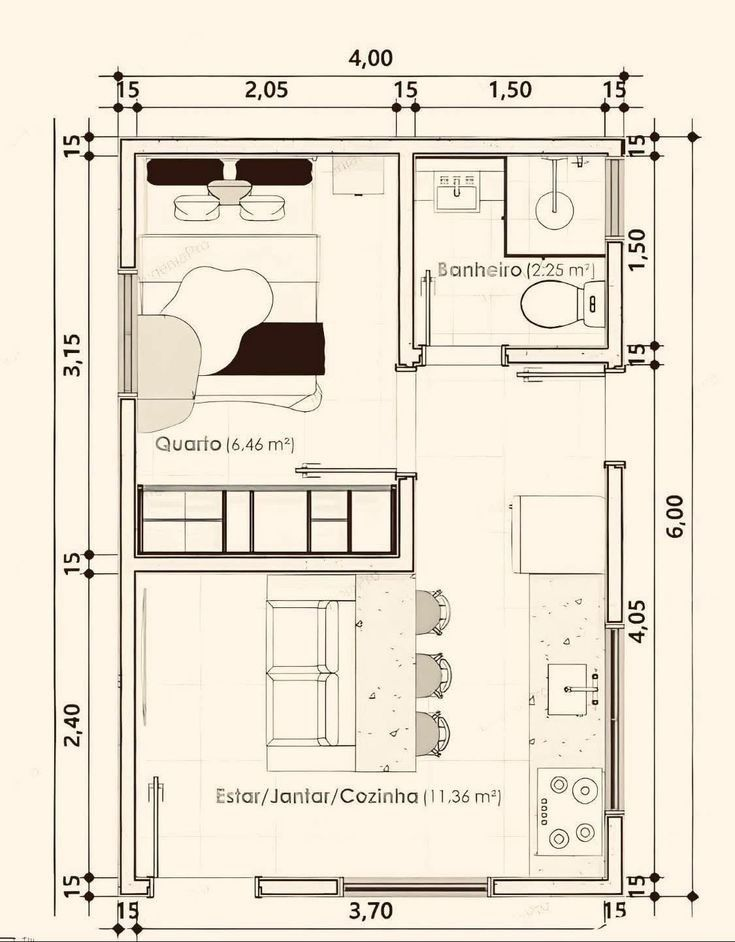
#> input picture assets/architecture-references/house/unverified/user-drive-20261125-01.jpg, 735 x 942 px, found by its file name; its folder holds 4 pictures in this run
$ python bench_both.py
#> lines starting #> are read from the running program, lines starting #| are printed output that depends on the picture; after the words box and inside, x2 and y2 are one past the last pixel; in counts of white or black regions, pixels touching at a corner belong together
### research/calcopy-v2/bench_common.py
import cv2,numpy as np,glob
BASE='/home/claude/blackline-cad/assets/architecture-references/house/unverified/user-drive-20261125-'
def load(k):
#> called with k = '01'
    im=cv2.imread(BASE+k+'.jpg');return im
#> in load, im is the input picture: shape (942, 735, 3); mean B, G, R 213.6, 228.6, 237.2
# [8 lines left out: function sheet, not called in this run]
KEYS=['%02d'%i for i in range(1,19)]

### research/calcopy-v2/walls_v2.py
"""CALCOPY v2 wall detector: raster -> axis-aligned wall centerlines with real thickness (px)."""
import cv2,numpy as np,math
def _ink(im,paper,f):
    hsv=cv2.cvtColor(im,cv2.COLOR_BGR2HSV);g=cv2.cvtColor(im,cv2.COLOR_BGR2GRAY)
    return ((g<paper*f)&(hsv[...,1]<90)).astype(np.uint8),g
def stroke_width(ink):
    d=cv2.distanceTransform(ink,cv2.DIST_L2,3)
    ridge=(d>=cv2.dilate(d,np.ones((3,3)))-1e-6)&(d>0)
    h=np.bincount(np.round(2*d[ridge]).astype(int),minlength=120)[:120].astype(float)
    score=h*np.arange(120);score[:6]=0
    i=int(np.argmax(score))
    if h[i]<120:return None
    return min(j for j in range(6,120) if score[j]>=.35*score[i])
def solid(im,paper):
    best=None
    for f in (.62,.82):
        ink,g=_ink(im,paper,f);T=stroke_width(ink)
        if not T:continue
        k=max(3,int(round(T*.32)))
        m=cv2.morphologyEx(ink,cv2.MORPH_OPEN,cv2.getStructuringElement(cv2.MORPH_RECT,(k,k)))
        # Remove broad filled areas (shaded rooms, cores): walls are narrow bands.
        K=int(max(3*T,.045*max(m.shape)))|1
        blob=cv2.morphologyEx(m,cv2.MORPH_OPEN,cv2.getStructuringElement(cv2.MORPH_RECT,(K,K)))
        m=m&(1-cv2.dilate(blob,np.ones((5,5),np.uint8)))
        best=(m,T) if best is None else (best[0]|m,min(best[1],T))
    return best if best else (None,None)
# [26 lines left out: functions hollow, network, not called in this run]
def runs(mask,T,vertical):
    src=mask.T if vertical else mask
    L=max(int(T*1.5),6)
    m=cv2.morphologyEx(src,cv2.MORPH_OPEN,np.ones((1,L),np.uint8))
    n,lab,st,_=cv2.connectedComponentsWithStats(m,connectivity=4)
    out=[]
    for i in range(1,n):
        x,y,w,h,a=st[i]
        if w<L:continue
        sub=(lab[y:y+h,x:x+w]==i)
        cols=sub.sum(0).astype(float)
        top=np.argmax(sub,0);bot=h-1-np.argmax(sub[::-1],0)
        # split where thickness changes strongly
        start=0
        for j in range(1,w+1):
            if j==w or abs(cols[j]-cols[start])>max(2,.35*cols[start]):
                if j-start>=L:
                    t=float(np.median(cols[start:j]));c=y+float(np.median((top[start:j]+bot[start:j])/2))
                    out.append(dict(v=vertical,c=c,lo=float(x+start),hi=float(x+j-1),t=t))
                start=j
    return out
def merge(segs,T):
    """Merge only overlapping or raster-adjacent runs of comparable width."""
    res=[]
    for s in sorted(segs,key=lambda s:(s['v'],s['c'],s['lo'])):
        for r in res:
            narrow=min(r['t'],s['t'])
            gap=max(s['lo'],r['lo'])-min(s['hi'],r['hi'])
            if (r['v']==s['v'] and abs(r['c']-s['c'])<=max(1,.18*narrow)
                and abs(r['t']-s['t'])<=max(1,.15*narrow) and gap<=1):
                a=max(1,r['hi']-r['lo']);b=max(1,s['hi']-s['lo'])
                r['c']=(r['c']*a+s['c']*b)/(a+b)
                r['t']=(r['t']*a+s['t']*b)/(a+b)
                r['lo']=min(r['lo'],s['lo']);r['hi']=max(r['hi'],s['hi'])
                break
        else:res.append(dict(s))
    return res
def pair_outlines(segs,T):
    """Two parallel outline strokes with an empty core form one hollow wall."""
    used=set();out=[]
    order=sorted(range(len(segs)),key=lambda i:-(segs[i]['hi']-segs[i]['lo']))
    for i in order:
        if i in used:continue
        s=segs[i];best=None
        for j in order:
            if j==i or j in used:continue
            o=segs[j]
            if o['v']!=s['v']:continue
            gap=abs(o['c']-s['c'])-(o['t']+s['t'])/2
            if gap<1 or gap>3.2*max(s['t'],o['t']):continue
            ov=min(s['hi'],o['hi'])-max(s['lo'],o['lo'])
            if ov<.6*min(s['hi']-s['lo'],o['hi']-o['lo']):continue
            if best is None or gap<best[0]:best=(gap,j)
        if best and s['t']<=2.2*min(segs[best[1]]['t'],8) :
            o=segs[best[1]];used|={i,best[1]}
            a=min(s['c']-s['t']/2,o['c']-o['t']/2);b=max(s['c']+s['t']/2,o['c']+o['t']/2)
            out.append(dict(v=s['v'],c=(a+b)/2,t=b-a,lo=min(s['lo'],o['lo']),hi=max(s['hi'],o['hi'])))
        else:
            used.add(i);out.append(s)
    return out
def snap(segs,T):
    """Resolve L/T/X from original axes, with individual half-width tolerances."""
    original=[dict(s) for s in segs]
    result=[]
    for i,s in enumerate(original):
        q=dict(s)
        for end,opposite,sign in (('lo','hi',-1),('hi','lo',1)):
            p=s[end];best=None
            for j,o in enumerate(original):
                if i==j or o['v']==s['v']:continue
                eps=max(1.5,.20*min(s['t'],o['t']))
                # The intersection must lie on, or immediately beside, both wall bodies.
                if not o['lo']-s['t']/2-eps<=s['c']<=o['hi']+s['t']/2+eps:continue
                d=abs(o['c']-p)
                if d>o['t']/2+eps:continue
                # Never shrink past the opposite end or create a tiny/inverted run.
                if sign*(o['c']-s[opposite])<max(2,s['t']):continue
                candidate=(d,o['c'])
                if best is None or candidate<best:best=candidate
            if best is not None:q[end]=best[1]
        if q['hi']-q['lo']<max(2,s['t']):q=dict(s)
        result.append(q)
    return result
def thin_lines(im,paper,vertical):
    hsv=cv2.cvtColor(im,cv2.COLOR_BGR2HSV);g=cv2.cvtColor(im,cv2.COLOR_BGR2GRAY)
    ink=((g<paper-35)&(hsv[...,1]<90)).astype(np.uint8)
    src=ink.T.copy() if vertical else ink
    H,W=src.shape;L=max(12,int(.025*max(H,W)))
    m=cv2.morphologyEx(src,cv2.MORPH_CLOSE,np.ones((1,3),np.uint8))
    m=cv2.morphologyEx(m,cv2.MORPH_OPEN,np.ones((1,L),np.uint8))
    # Read horizontal row runs independently: a short perpendicular connector
    # must not merge two long wall faces into one rejected thick component.
    groups=[];active=[]
    for y,row in enumerate(m):
        edges=np.flatnonzero(np.diff(np.pad(row.astype(np.int16),(1,1))))
        spans=[(int(x0),int(x1)-1) for x0,x1 in zip(edges[::2],edges[1::2]) if x1-x0>=L]
        next_active=[];used=set()
        for lo,hi in spans:
            matches=[]
            for j,g in enumerate(active):
                if j in used:continue
                a,b=g['spans'][-1];ov=min(b,hi)-max(a,lo)+1
                if ov>=.82*max(b-a+1,hi-lo+1):matches.append((ov,j))
            if matches:
                _,j=max(matches);used.add(j);g=active[j];g['spans'].append((lo,hi));next_active.append(g)
            else:next_active.append(dict(y=y,spans=[(lo,hi)]))
        groups.extend(g for j,g in enumerate(active) if j not in used)
        active=next_active
    groups.extend(active)
    out=[]
    for g in groups:
        t=len(g['spans'])
        if t>max(6,.012*max(H,W)):continue
        a,b=np.median(g['spans'],axis=0)
        if b-a+1<L:continue
        out.append(dict(c=g['y']+(t-1)/2,lo=float(a),hi=float(b),t=float(t)))
    return sorted(out,key=lambda q:q['c']),src
def line_pairs(im,paper):
    """Double-line walls: two parallel strokes at wall-thickness distance."""
    raw=[]
    for vertical in (False,True):
        lines,src=thin_lines(im,paper,vertical)
        for i,p in enumerate(lines):
            for q in lines[i+1:]:
                d=q['c']-p['c']
                if d<4:continue
                if d>.06*max(src.shape):break
                a,b=max(p['lo'],q['lo']),min(p['hi'],q['hi'])
                if b-a<3*d:continue
                y0=int(p['c']+p['t']/2+1);y1=int(q['c']-q['t']/2)
                core=src[y0:y1,int(a):int(b)]
                if core.size==0:continue
                # Empty or textured core, never a continuous stroke inside.
                if core.mean()>.45 or (core.mean(axis=1).max(initial=0)>.8 and core.shape[0]>2):continue
                # Stripes (stairs, decking, hatching) repeat: a wall pair has no third parallel stroke nearby.
                def crowded(lo_c,hi_c):
                    for r in lines:
                        if lo_c<r['c']<hi_c and min(b,r['hi'])-max(a,r['lo'])>.5*(b-a):return True
                    return False
                if crowded(q['c']+1,q['c']+1.3*d) or crowded(p['c']-1.3*d,p['c']-1) or crowded(p['c']+1,q['c']-1):continue
                raw.append(dict(v=vertical,c=(p['c']+q['c'])/2,t=d+(p['t']+q['t'])/2,lo=a,hi=b,gap=d,p=id(p),q=id(q)))
    if not raw:return [],None
    # Dominant wall thickness from long pairs.
    hist={}
    for r in raw:hist[round(r['gap'])]=hist.get(round(r['gap']),0)+(r['hi']-r['lo'])
    d0=max(hist,key=hist.get)
    keep=[r for r in raw if .40*d0<=r['gap']<=2.6*d0]
    # One long face can border several non-overlapping runs at T/X junctions.
    # Reserve only its matched interval, not the entire face. Never merge a gap.
    keep.sort(key=lambda r:(r['gap'],-(r['hi']-r['lo'])));used={};out=[]
    for r in keep:
        def conflicts(key):
            return any(min(r['hi'],hi)-max(r['lo'],lo)>max(1,.10*min(r['hi']-r['lo'],hi-lo))
                       for lo,hi in used.get(key,[]))
        if conflicts(r['p']) or conflicts(r['q']):continue
        for key in (r['p'],r['q']):used.setdefault(key,[]).append((r['lo'],r['hi']))
        out.append(dict(v=r['v'],c=r['c'],t=r['t'],lo=r['lo'],hi=r['hi']))
    return out,d0+2
# [6 lines left out: function vectorize, not called in this run]
def _touch(s,o,tol):
    """Perpendicular: an end of s reaches o's body. Parallel: collinear continuation."""
    if s['v']!=o['v']:
        if not(o['lo']-tol<=s['c']<=o['hi']+tol):return False
        return min(abs(s['lo']-o['c']),abs(s['hi']-o['c']))<=tol+o['t']/2 or (s['lo']-tol<=o['c']<=s['hi']+tol and o['lo']-tol<=s['c']<=o['hi']+tol)
    # Collinear, similar thickness, separated by at most an opening width (~14 wall thicknesses).
    return abs(s['c']-o['c'])<=max(s['t'],o['t'])*.6 and abs(s['t']-o['t'])<=.45*max(s['t'],o['t']) and min(s['hi'],o['hi'])-max(s['lo'],o['lo'])>-max(tol,14*min(s['t'],o['t']))
def wall_network(segs,T):
    """Diego's rule: rectangles touching other rectangles form the wall network; loose ones are furniture."""
    n=len(segs)
    if n<3:return segs
    tol=max(3,.8*T);parent=list(range(n))
    def f(i):
        while parent[i]!=i:parent[i]=parent[parent[i]];i=parent[i]
        return i
    for i in range(n):
        for j in range(i+1,n):
            if _touch(segs[i],segs[j],tol) or _touch(segs[j],segs[i],tol):parent[f(i)]=f(j)
    tot={}
    for i,s in enumerate(segs):tot[f(i)]=tot.get(f(i),0)+s['hi']-s['lo']
    big=max(tot.values())
    return [s for i,s in enumerate(segs) if tot[f(i)]>=.18*big and tot[f(i)]>=6*T]
def structure_score(segs,H,W):
    m=.12*max(H,W)
    return sum(s['hi']-s['lo'] for s in segs if s['hi']-s['lo']>=m)
def finish(segs,T):
    segs=merge(segs,T)
    segs=[q for q in segs if q['hi']-q['lo']>=max(2*T,.6*q['t']+T) and q['t']<=3.5*T]
    return wall_network(snap(segs,T),T)
def detect(im,mode='auto'):
    g=cv2.cvtColor(im,cv2.COLOR_BGR2GRAY);paper=float(np.percentile(g,90));H,W=g.shape
    res={}
    sm,T=solid(im,paper)
    if sm is not None:
        segs=runs(sm,T,False)+runs(sm,T,True);segs=pair_outlines(merge(segs,T),T)
        res['solid']=(finish(segs,T),T)
    ps,Tp=line_pairs(im,paper)
    if Tp:res['lines']=(finish(ps,Tp),Tp)
    if mode != 'auto':
        if mode in res:return res[mode][0],res[mode][1],mode,None
        return [],None,mode,None
    if not res:return [],None,'none',None
    k=max(res,key=lambda k:structure_score(res[k][0],H,W))
    return res[k][0],res[k][1],k,None

### research/calcopy-v2/bench_both.py
from bench_common import *
import walls_v2 as W
def draw(im,segs):
    vis=(im*.35+255*.65).astype(np.uint8)
    for s in segs:
        a=(int(s['c']),int(s['lo'])) if s['v'] else (int(s['lo']),int(s['c']))
        b=(int(s['c']),int(s['hi'])) if s['v'] else (int(s['hi']),int(s['c']))
        cv2.line(vis,a,b,(0,0,215),max(1,int(round(s['t']))))
    return vis
imgs=[]
for k in KEYS:
    im=load(k)
    for mode,name in (('solid','LLENO'),('lines','DOBLE')):
        segs,T,_,_=W.detect(im,mode)
        imgs.append((k+' '+name+' %d'%len(segs),draw(im,segs) if T else im))
#> this loop made 2 passes
#> pass 1, in stroke_width, `d=cv2.distanceTransform(ink,cv2.DIST_L2,3)`:
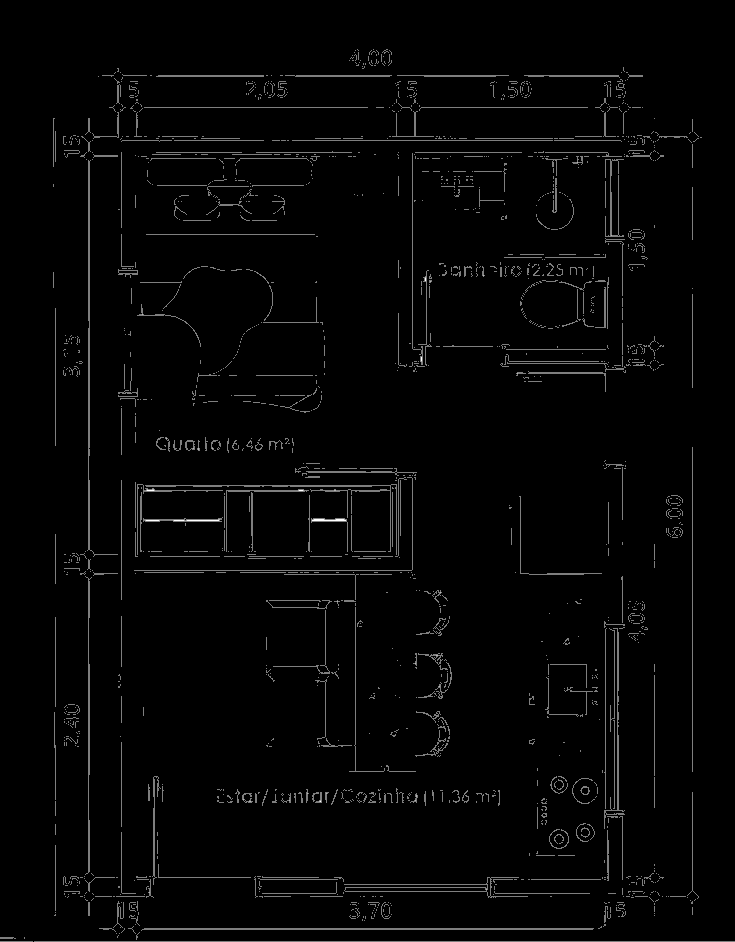
#> d: shape (942, 735) float32; min 0, max 1.91, mean 0.0362; drawn with min black and max white
#> pass 1, in stroke_width, `ridge=(d>=cv2.dilate(d,np.ones((3,3)))-1e-6)&(d>0)`:
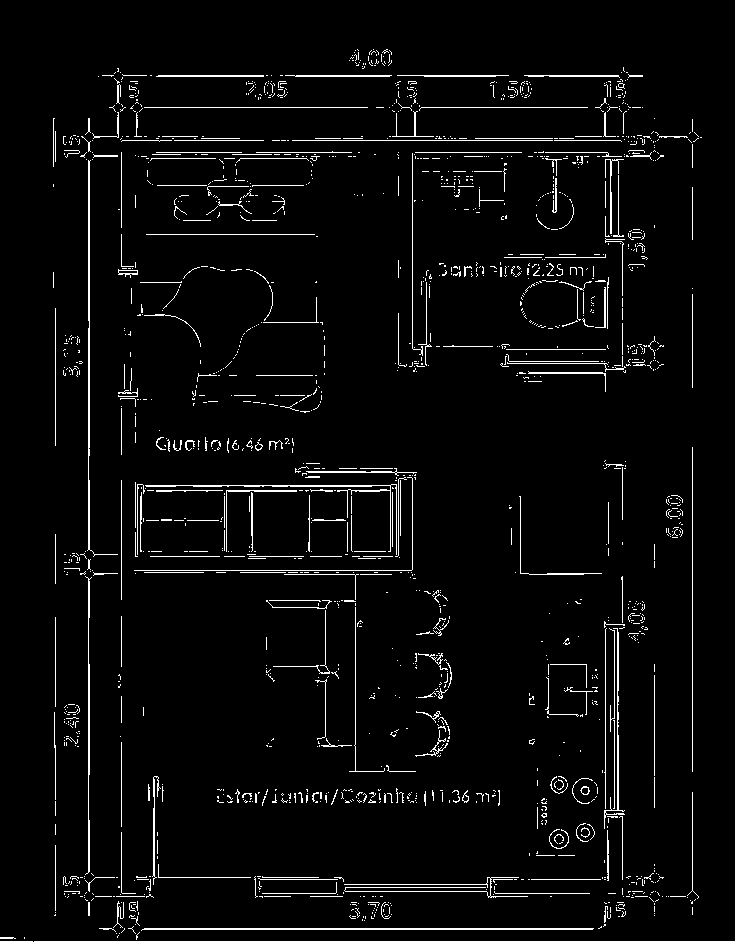
#> ridge: shape (942, 735) bool; 3.7% white in thin lines or dots
#> after the loop, imgs = 2 items
#> pass 2 of the loop `for k in KEYS:`:
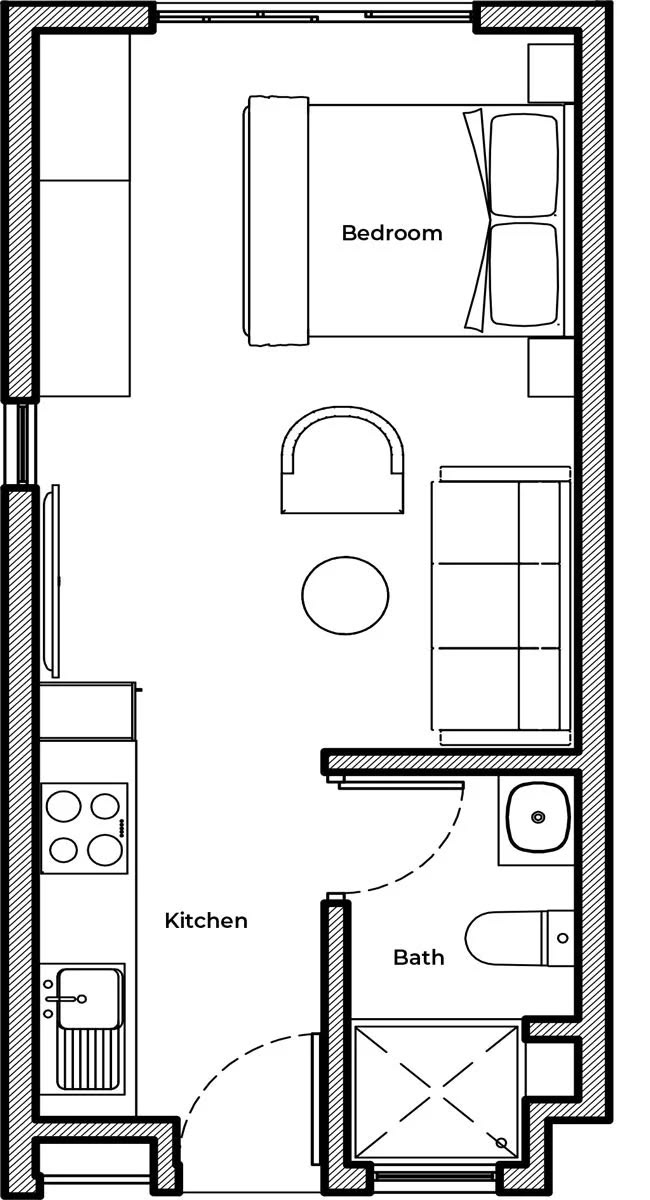
#> input picture assets/architecture-references/house/unverified/user-drive-20261125-02.jpg, 650 x 1200 px, found by its file name
#> in load, im is the input picture: shape (1200, 650, 3); min 0, max 255, mean 219
#> the loop `for mode,name in (('solid','LLENO'),('lines','DOBLE')):` made 2 passes
#> (paper in detect, T, Tp in detect) on passes 1 to 2: (255, 10, 33), (255, 33, 33)
#> pass 1, in stroke_width (call 5), `d=cv2.distanceTransform(ink,cv2.DIST_L2,3)`:
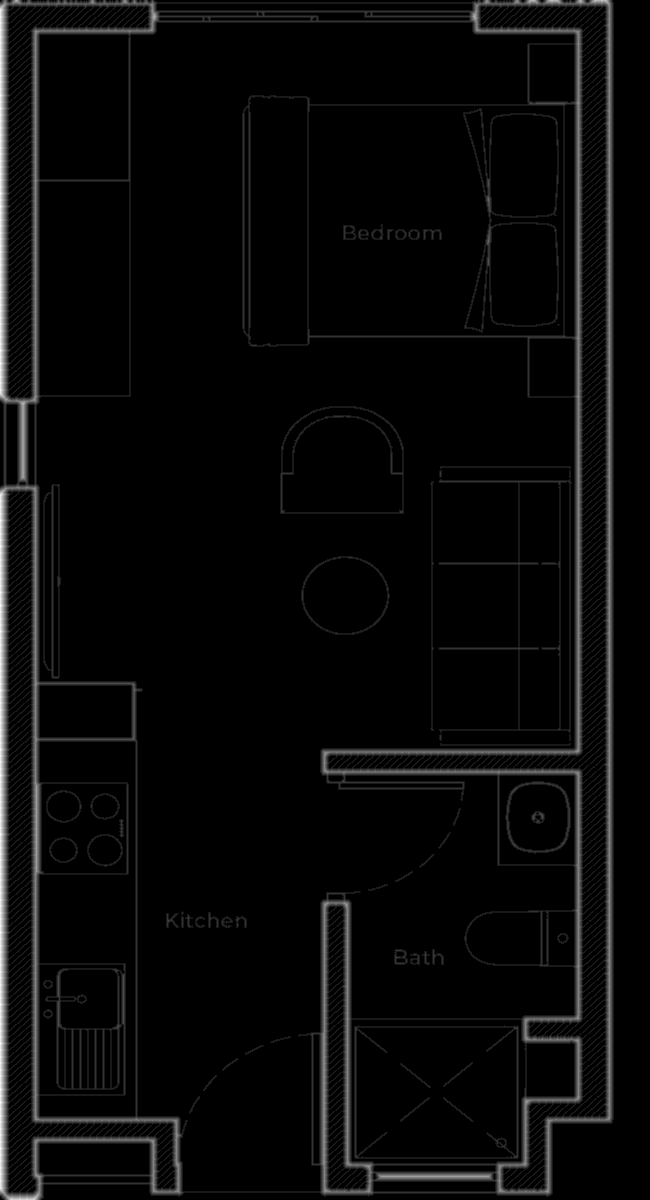
#> d: shape (1200, 650) float32; min 0, max 9.42, mean 0.328; drawn with min black and max white
#> pass 1, in stroke_width (call 5), `ridge=(d>=cv2.dilate(d,np.ones((3,3)))-1e-6)&(d>0)`:
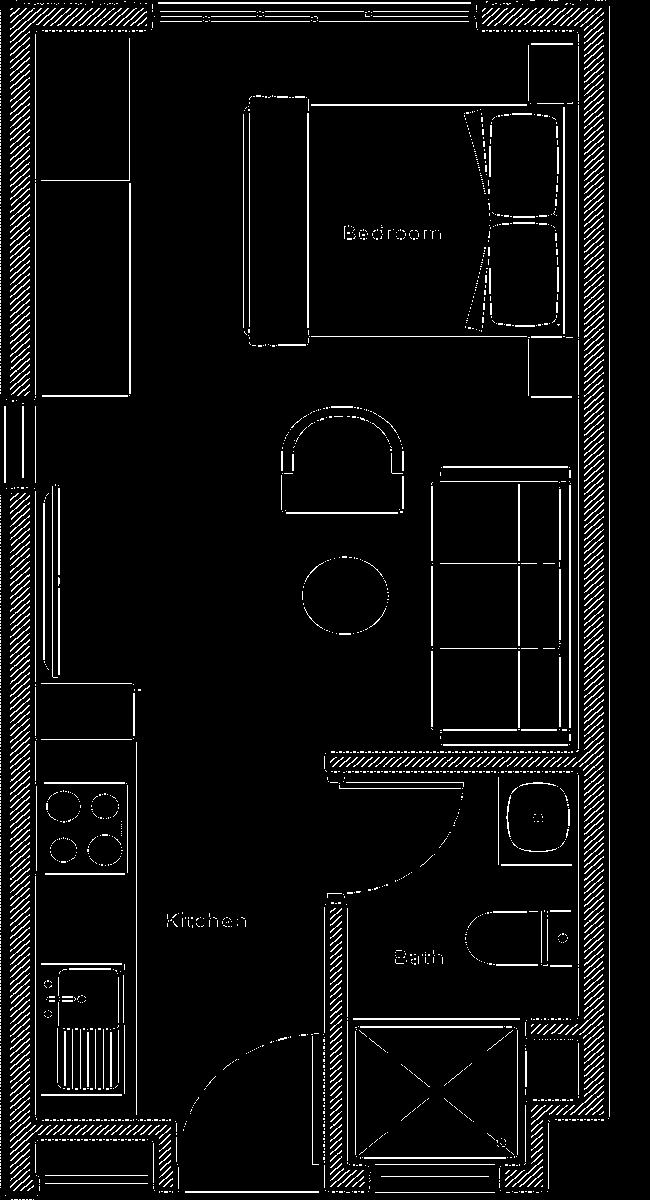
#> ridge: shape (1200, 650) bool; 5.2% white in thin lines or dots
#> after the loop `for mode,name in (('solid','LLENO'),('lines','DOBLE')):`: imgs = 4 items
#> pass 3 of the loop `for k in KEYS:`:
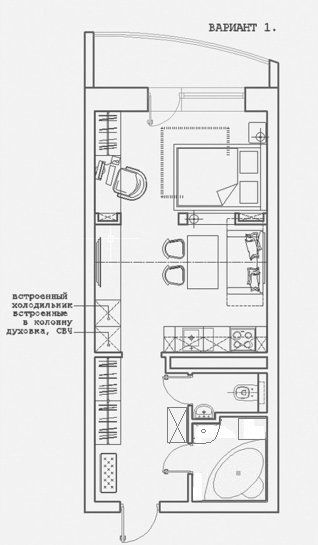
#> input picture assets/architecture-references/house/unverified/user-drive-20261125-03.jpg, 318 x 545 px, found by its file name
#> in load, im is the input picture: shape (545, 318, 3); min 42, max 255, mean 230.5
#> the loop `for mode,name in (('solid','LLENO'),('lines','DOBLE')):` made 2 passes
#> (paper in detect, Tp in detect) on pass 1: (245, 12)
#> pass 1, in stroke_width (call 9), `d=cv2.distanceTransform(ink,cv2.DIST_L2,3)`:
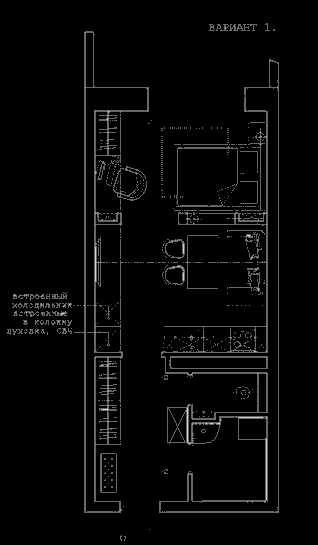
#> d: shape (545, 318) float32; min 0, max 2.32, mean 0.0627; drawn with min black and max white
#> pass 1, in stroke_width (call 9), `ridge=(d>=cv2.dilate(d,np.ones((3,3)))-1e-6)&(d>0)`:
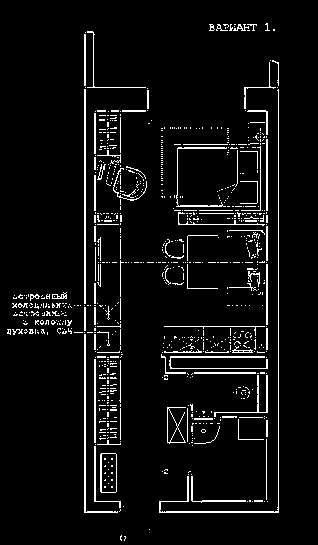
#> ridge: shape (545, 318) bool; 5.5% white in thin lines or dots, all inside (x1, y1, x2, y2) = (7, 23, 279, 541)
#> after the loop `for mode,name in (('solid','LLENO'),('lines','DOBLE')):`: imgs = 6 items
#> (the run stopped early here; a loop or call above may not have finished)
